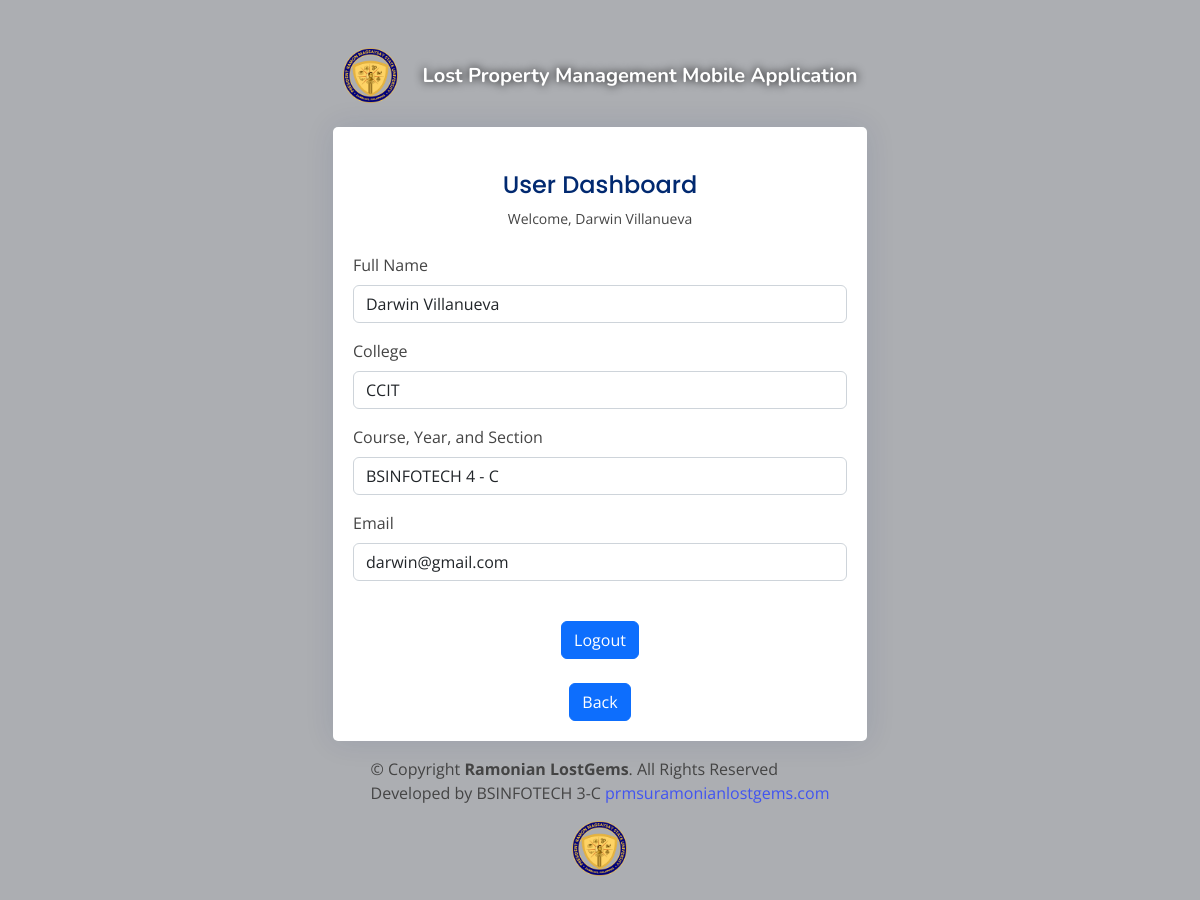
Screenshot of /user_members/dashboard.php (signed in) with the database file from the repository.
### tables this page shows
CREATE TABLE `user_member` (
  `id` int NOT NULL,
  `first_name` varchar(100) NOT NULL,
  `last_name` varchar(100) NOT NULL,
  `course_year_section` varchar(255) NOT NULL,
  `verified` tinyint(1) NOT NULL DEFAULT '0',
  `email` varchar(255) NOT NULL,
  `password` varchar(255) NOT NULL,
  `registration_date` timestamp NULL DEFAULT CURRENT_TIMESTAMP,
  `college` varchar(50) NOT NULL
);

### classes/DBConnection.php (called while the page is built, shortened)
<?php
class DBConnection {
    private $host = DB_SERVER;
    private $username = DB_USERNAME;
    private $password = DB_PASSWORD;
    private $database = DB_NAME;
    public function __construct() {
        $this->conn = new mysqli($this->host, $this->username, $this->password, $this->database);
    }
}

### classes/SystemSettings.php (called while the page is built, shortened)
<?php
class SystemSettings extends DBConnection{
	function info($field=''){
		if(!empty($field)){
			if(isset($_SESSION['system_info'][$field]))
				return $_SESSION['system_info'][$field];
			else
				return false;
		}else{
			return false;
		}
	}
}
$_settings = new SystemSettings();
?>

### config.php (called while the page is built, shortened)
<?php
require_once('classes/DBConnection.php');
require_once('classes/SystemSettings.php');
function validate_image($file){
    global $_settings;
	if(!empty($file)){
        $ex = explode("?",$file);
        $file = $ex[0];
        $ts = isset($ex[1]) ? "?".$ex[1] : '';
		if(is_file(base_app.$file)){
			return base_url.$file.$ts;
		}else{
			return base_url.($_settings->info('logo'));
		}
	}else{
		return base_url.($_settings->info('logo'));
	}
}
?>

### user_members/dashboard.php (the view, shortened to what this page needs)
<?php
include '../config.php';
$user_id = $_SESSION['user_id'];
$stmt = $conn->prepare("SELECT first_name, last_name, course_year_section, email, college FROM user_member WHERE id = ?");
$stmt->bind_param("i", $user_id);
$stmt->execute();
$stmt->bind_result($first_name, $last_name, $course_year_section, $email, $college);
?>
<!DOCTYPE html>
<html lang="en">
<?php require_once('../inc/header.php'); ?>
<body>
  <main>
    <div class="container">
      <section class="section profile min-vh-100 d-flex flex-column align-items-center justify-content-center py-4">
        <div class="container">
          <div class="row justify-content-center">
            <div class="col-lg-6 d-flex flex-column align-items-center justify-content-center">
              <div class="d-flex justify-content-center py-4">
                <a href="#" class="logo d-flex align-items-center w-auto">
                  <img src="<?= validate_image($_settings->info('logo')) ?>" alt="">
                  <span class="d-none d-lg-block text-center"><?= $_settings->info('name') ?></span>
                </a>
              </div>
              <div class="card mb-3">
                <div class="card-body">
                  <div class="pt-4 pb-2">
                    <h5 class="card-title text-center pb-0 fs-4">User Dashboard</h5>
                    <p class="text-center small">Welcome, <?= htmlspecialchars($first_name . ' ' . $last_name) ?></p>
                  </div>
                  <div class="row">
                    <div class="col-12">
                      <label class="form-label">Full Name</label>
                      <p class="form-control"><?= htmlspecialchars($first_name . ' ' . $last_name) ?></p>
                    </div>
                     <div class="col-12">
                      <label class="form-label">College</label>
                      <p class="form-control"><?= htmlspecialchars($college) ?></p>
                    </div>
                    <div class="col-12">
                      <label class="form-label">Course, Year, and Section</label>
                      <p class="form-control"><?= htmlspecialchars($course_year_section) ?></p>
                    </div>
                    <div class="col-12">
                      <label class="form-label">Email</label>
                      <p class="form-control"><?= htmlspecialchars($email) ?></p>
                    </div>
                  </div>
                  <div class="text-center mt-4">
                    <a href="http://localhost/lostgemramonian/login.php" class="btn btn-primary">Logout</a>
                  </div>
                   <div class="text-center mt-4">
                    <a href="http://localhost/lostgemramonian/" class="btn btn-primary">Back</a>
                  </div>
                </div>
              </div>
              <footer>
                <div class="copyright">
                  &copy; Copyright <strong><span>Ramonian LostGems</span></strong>. All Rights Reserved
                </div>
                <div class="credits">
                  <p style="text-align: center;">Developed by BSINFOTECH 3-C <a href="http://localhost/lostgemramonian/">prmsuramonianlostgems.com</a></p>
                  <a href="<?= base_url ?>">
                    <center><img style="height: 55px; width: 55px;" src="<?= validate_image($_settings->info('logo')) ?>" alt="System Logo"></center>
                  </a>
                </div>
              </footer>
            </div>
          </div>
        </div>
      </section>
    </div>
  </main>
</body>
</html>

### assets/css/style.css (style rules this page uses)
:root { scroll-behavior: smooth; }
body { font-family: "Open Sans", sans-serif; background: #f6f9ff; color: #444444; }
a { color: #4154f1; text-decoration: none; }
h1, h2, h3, h4, h5, h6 { font-family: "Nunito", sans-serif; }
.card { margin-bottom: 30px; border: none; border-radius: 5px; box-shadow: 0px 0 30px rgba(1, 41, 112, 0.1); }
.card-title { padding: 20px 0 15px 0; font-size: 18px; font-weight: 500; color: #012970; font-family: "Poppins", sans-serif; }
.card-body { padding: 0 20px 20px 20px; }
.logo { line-height: 1; }
@media (min-width: 1200px) { .logo { width: 10px; } }
.logo img { max-height: 60px; margin-right: 100px; }
.logo span { font-size: 20px; font-weight: 700; color: #012970; font-family: "Nunito", sans-serif; }

### user_members/dashboard.php (style rules this page uses)
body { background-size: cover; background-repeat: no-repeat; backdrop-filter: brightness(.7); overflow-x: hidden; }
.logo img { max-height: 55px; margin-right: 25px; }
.logo span { color: #fff; text-shadow: 0px 0px 10px #000; }

### rows the page displays
user_member: first_name+last_name "Darwin Villanueva", college "CCIT", course_year_section "BSINFOTECH 4 - C", email "darwin@gmail.com"

### other values shown
$_settings->info('name') "Lost Property Management Mobile Application"
